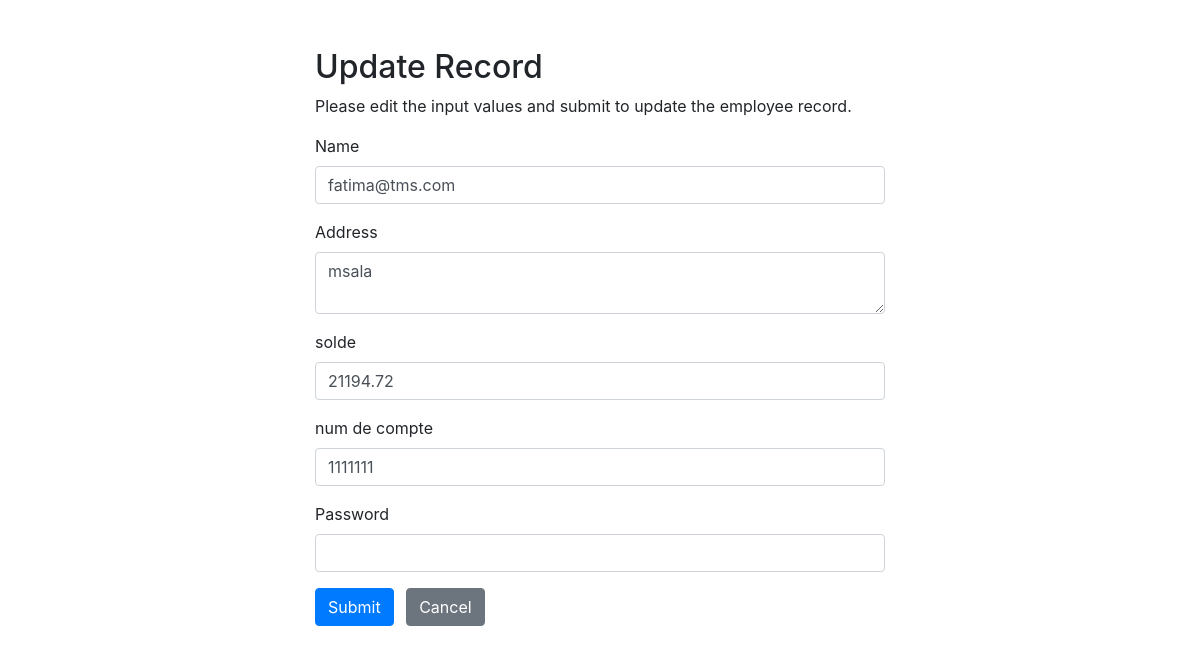
Page /admin/update.php?id=5 on the committed database.
### tables this page shows
CREATE TABLE `client` (
  `id` int(11) NOT NULL,
  `name` varchar(100) NOT NULL,
  `address` varchar(255) DEFAULT NULL,
  `solde` decimal(10,2) DEFAULT NULL,
  `num_commande` varchar(50) DEFAULT NULL,
  `id_utilisateur` int(11) DEFAULT NULL,
  `password` varchar(255) NOT NULL
);

### admin/update.php (the view, shortened to what this page needs)
<?php
require_once "config.php";
$name = $address = $solde = $num_compte = $password = "";
$name_err = $address_err = $solde_err = $num_compte_err = $password_err = "";
if(isset($_POST["id"]) && !empty($_POST["id"])){
    $id = $_POST["id"];
    $input_name = trim($_POST["name"]);
    if(empty($input_name)){
        $name_err = "Please enter a name.";
    } elseif(!filter_var($input_name, FILTER_VALIDATE_REGEXP, array("options"=>array("regexp"=>"/^[a-zA-Z\s]+$/")))){
        $name_err = "Please enter a valid name.";
    } else{
        $name = $input_name;
    }
    $input_address = trim($_POST["address"]);
    if(empty($input_address)){
        $address_err = "Please enter an address.";
    } else{
        $address = $input_address;
    }
    $input_solde = trim($_POST["solde"]);
    if(empty($input_solde)){
        $solde_err = "Please enter the solde amount.";
    } elseif(!ctype_digit($input_solde)){
        $solde_err = "Please enter a positive integer value.";
    } else{
        $solde = $input_solde;
    }
    $input_num_compte = trim($_POST["num_compte"]);
    if(empty($input_num_compte)){
        $num_compte_err = "Please enter the account number.";
    } else{
        $num_compte = $input_num_compte;
    }
    if(!empty(trim($_POST["password"]))){
        if(strlen(trim($_POST["password"])) < 8){
            $password_err = "Password must have at least 8 characters.";
        } else {
            $password = trim($_POST["password"]);
            $password = password_hash($password, PASSWORD_DEFAULT);
        }
    }
    if(empty($name_err) && empty($address_err) && empty($solde_err) && empty($num_compte_err) && empty($password_err)){
        if(!empty($password)){
            $sql = "UPDATE client SET name=?, address=?, solde=?, num_commande=?, password=? WHERE id=?";
        }
        else{
            $sql = "UPDATE client SET name=?, address=?, solde=?, num_commande=? WHERE id=?";
        }
        if($stmt = mysqli_prepare($link, $sql)){
            if(!empty($password)){
                mysqli_stmt_bind_param($stmt, "sssssi", $param_name, $param_address, $param_solde, $param_num_compte, $param_password, $param_id);
            } else {
                 mysqli_stmt_bind_param($stmt, "ssssi", $param_name, $param_address, $param_solde, $param_num_compte, $param_id);
            }
            $param_name = $name;
            $param_address = $address;
            $param_solde = $solde;
            $param_num_compte = $num_compte;
            if(!empty($password)){
                $param_password = $password;
            }
            $param_id = $id;
            if(mysqli_stmt_execute($stmt)){
                header("location: dashboard.php");
                exit();
            } else{
                echo "Oops! Something went wrong. Please try again later.";
            }
        }
        mysqli_stmt_close($stmt);
    }
    mysqli_close($link);
} else{
    if(isset($_GET["id"]) && !empty(trim($_GET["id"]))){
        $sql = "SELECT * FROM client WHERE id = ?";
        if($stmt = mysqli_prepare($link, $sql)){
            mysqli_stmt_bind_param($stmt, "i", $param_id);
            if(mysqli_stmt_execute($stmt)){
                $result = mysqli_stmt_get_result($stmt);
                if(mysqli_num_rows($result) == 1){
                    $row = mysqli_fetch_array($result, MYSQLI_ASSOC);
                    $name = $row["name"];
                    $address = $row["address"];
                    $solde = $row["solde"];
                    $num_compte = $row["num_commande"];
                } else{
                    header("location: error.php");
                    exit();
                }
            } else{
                echo "Oops! Something went wrong. Please try again later.";
            }
        }
    }  else{
        header("location: error.php");
        exit();
    }
}
?>
<!DOCTYPE html>
<html lang="en">
<head>
    <link rel="stylesheet" href="https://stackpath.bootstrapcdn.com/bootstrap/4.5.2/css/bootstrap.min.css">
</head>
<body>
    <div class="wrapper">
        <div class="container-fluid">
            <div class="row">
                <div class="col-md-12">
                    <h2 class="mt-5">Update Record</h2>
                    <p>Please edit the input values and submit to update the employee record.</p>
                    <form action="<?php echo htmlspecialchars(basename($_SERVER['REQUEST_URI'])); ?>" method="post">
                        <div class="form-group">
                            <label>Name</label>
                            <input type="text" name="name" class="form-control <?php echo (!empty($name_err)) ? 'is-invalid' : ''; ?>" value="<?php echo $name; ?>">
                        </div>
                        <div class="form-group">
                            <label>Address</label>
                            <textarea name="address" class="form-control <?php echo (!empty($address_err)) ? 'is-invalid' : ''; ?>"><?php echo $address; ?></textarea>
                        </div>
                        <div class="form-group">
                            <label>solde</label>
                            <input type="text" name="solde" class="form-control <?php echo (!empty($solde_err)) ? 'is-invalid' : ''; ?>" value="<?php echo $solde; ?>">
                        </div>
                        <div class="form-group">
                            <label>num de compte</label>
                            <input type="text" name="num_compte" class="form-control <?php echo (!empty($num_compte_err)) ? 'is-invalid' : ''; ?>" value="<?php echo $num_compte; ?>">
                        </div>
                         <div class="form-group">
                            <label>Password</label>
                            <input type="password" name="password" class="form-control <?php echo (!empty($password_err)) ? 'is-invalid' : ''; ?>" value="">
                        </div>
                        <input type="submit" class="btn btn-primary" value="Submit">
                        <a href="index.php" class="btn btn-secondary ml-2">Cancel</a>
                    </form>
                </div>
            </div>
        </div>
    </div>
</body>
</html>

### admin/update.php (style rules this page uses)
.wrapper { width: 600px; margin: 0 auto; }

### rows in the picture
client: name "fatima@tms.com", address "msala", solde "21194.72", num_compte "1111111"
